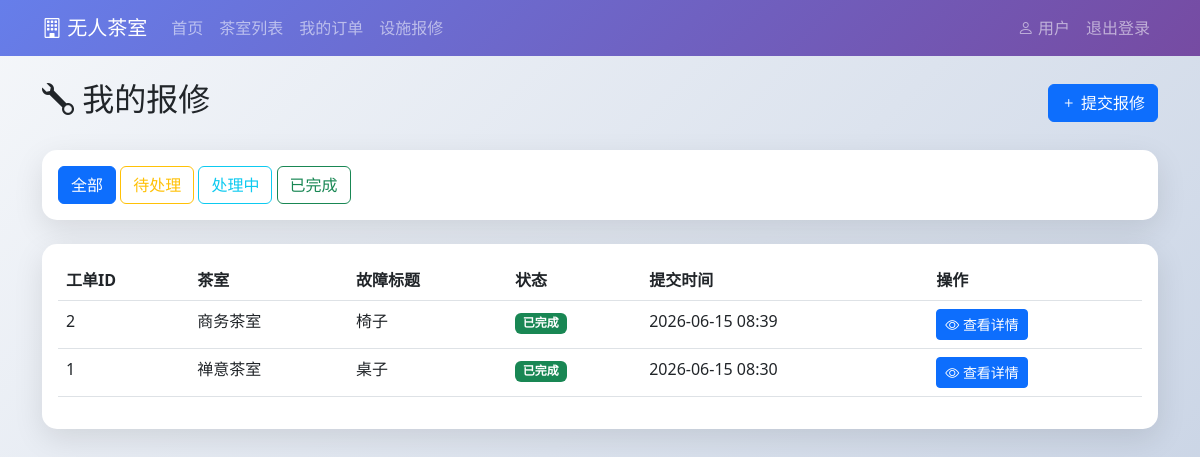
The page /user/repairs (signed in) on the database its author committed.
### models.py (models this page shows, shortened)
class Room(db.Model):
    __tablename__ = 'rooms'
    id = db.Column(db.Integer, primary_key=True)
    name = db.Column(db.String(100), nullable=False)
    description = db.Column(db.Text)
    capacity = db.Column(db.Integer, default=4)
    price_per_hour = db.Column(db.Float, nullable=False)
    image_url = db.Column(db.String(255))
    facilities = db.Column(db.Text)
    status = db.Column(db.String(20), default='available')
    floor = db.Column(db.Integer, default=1)
    created_at = db.Column(db.DateTime, default=datetime.utcnow)
    orders = db.relationship('Order', backref='room', lazy=True, cascade='all, delete-orphan')
    bookings = db.relationship('Booking', backref='room', lazy=True, cascade='all, delete-orphan')

class Repair(db.Model):
    __tablename__ = 'repairs'
    id = db.Column(db.Integer, primary_key=True)
    user_id = db.Column(db.Integer, db.ForeignKey('users.id'), nullable=False)
    room_id = db.Column(db.Integer, db.ForeignKey('rooms.id'), nullable=False)
    order_id = db.Column(db.Integer, db.ForeignKey('orders.id'))
    title = db.Column(db.String(50), nullable=False)
    description = db.Column(db.Text, nullable=False)
    images = db.Column(db.String(500))
    status = db.Column(db.String(20), default='pending')  # pending/processing/completed/closed
    priority = db.Column(db.String(10), default='normal')  # low/normal/high
    handler_remark = db.Column(db.Text)
    created_at = db.Column(db.DateTime, default=datetime.utcnow)
    updated_at = db.Column(db.DateTime, default=datetime.utcnow, onupdate=datetime.utcnow)
    user = db.relationship('User', backref='repairs', lazy=True)
    room = db.relationship('Room', backref='repairs', lazy=True)
    order = db.relationship('Order', backref='repairs', lazy=True)

### routes/user.py (the view)
@user_bp.route('/user/repairs')
@user_required
def repair_list():
    from models import Repair
    page = request.args.get('page', 1, type=int)
    status = request.args.get('status')
    query = Repair.query.filter_by(user_id=session['user_id'])
    if status and status in ['pending', 'processing', 'completed', 'closed']:
        query = query.filter_by(status=status)
    pagination = query.order_by(Repair.created_at.desc()).paginate(
        page=page, per_page=10, error_out=False
    )
    repairs_data = []
    for repair in pagination.items:
        repair_dict = {
            'id': repair.id,
            'room_id': repair.room_id,
            'title': repair.title,
            'status': repair.status,
            'priority': repair.priority,
            'created_at': repair.created_at,
            'updated_at': repair.updated_at
        }
        if repair.room:
            repair_dict['room_name'] = repair.room.name
        repairs_data.append(repair_dict)
    return render_template('user/repair_list.html',
                        repairs=repairs_data,
                        page=page,
                        total_pages=pagination.pages)

### routes/user.py (called while the page is built)
def user_required(f):
    @wraps(f)
    def decorated_function(*args, **kwargs):
        if 'user_id' not in session:
            flash('请先登录', 'error')
            return redirect(url_for('user_frontend.login'))
        return f(*args, **kwargs)
    return decorated_function

### templates/user/repair_list.html (shortened to what this page needs)
<!DOCTYPE html>
<html lang="zh-CN">
<head>
    <link href="https://cdn.jsdelivr.net/npm/bootstrap@5.3.0/dist/css/bootstrap.min.css" rel="stylesheet">
    <link rel="stylesheet" href="https://cdn.jsdelivr.net/npm/bootstrap-icons@1.10.0/font/bootstrap-icons.css">
</head>
<body>
    <nav class="navbar navbar-expand-lg navbar-dark">
        <div class="container">
            <a class="navbar-brand" href="{{ url_for('user_frontend.dashboard') }}">
                <i class="bi bi-building"></i> 无人茶室
            </a>
            <div class="collapse navbar-collapse">
                <ul class="navbar-nav me-auto">
                    <li class="nav-item">
                        <a class="nav-link" href="{{ url_for('user_frontend.dashboard') }}">首页</a>
                    </li>
                    <li class="nav-item">
                        <a class="nav-link" href="{{ url_for('user_frontend.rooms') }}">茶室列表</a>
                    </li>
                    <li class="nav-item">
                        <a class="nav-link" href="{{ url_for('user_frontend.orders') }}">我的订单</a>
                    </li>
                    <li class="nav-item">
                        <a class="nav-link" href="{{ url_for('user_frontend.repair_list') }}">设施报修</a>
                    </li>
                </ul>
                <ul class="navbar-nav">
                    <li class="nav-item">
                        <a class="nav-link" href="{{ url_for('user_frontend.profile') }}">
                            <i class="bi bi-person"></i> {{ session.get('username', '用户') }}
                        </a>
                    </li>
                    <li class="nav-item">
                        <a class="nav-link" href="{{ url_for('user_frontend.logout') }}">退出登录</a>
                    </li>
                </ul>
            </div>
        </div>
    </nav>
    <div class="container mt-4">
        <div class="d-flex justify-content-between align-items-center mb-4">
            <h2><i class="bi bi-wrench"></i> 我的报修</h2>
            <a href="{{ url_for('user_frontend.repair_submit') }}" class="btn btn-primary">
                <i class="bi bi-plus"></i> 提交报修
            </a>
        </div>
        <div class="card mb-4">
            <div class="card-body">
                <div class="flex-wrap gap-2">
                    <a href="{{ url_for('user_frontend.repair_list') }}" class="btn {% if not request.args.get('status') %}btn-primary{% else %}btn-outline-primary{% endif %}">
                        全部
                    </a>
                    <a href="{{ url_for('user_frontend.repair_list', status='pending') }}" class="btn {% if request.args.get('status') == 'pending' %}btn-warning{% else %}btn-outline-warning{% endif %}">
                        待处理
                    </a>
                    <a href="{{ url_for('user_frontend.repair_list', status='processing') }}" class="btn {% if request.args.get('status') == 'processing' %}btn-info{% else %}btn-outline-info{% endif %}">
                        处理中
                    </a>
                    <a href="{{ url_for('user_frontend.repair_list', status='completed') }}" class="btn {% if request.args.get('status') == 'completed' %}btn-success{% else %}btn-outline-success{% endif %}">
                        已完成
                    </a>
                </div>
            </div>
        </div>
        <div class="card">
            <div class="card-body">
                {% if repairs %}
                <div class="table-responsive">
                    <table class="table table-hover">
                        <thead>
                            <tr>
                                <th>工单ID</th>
                                <th>茶室</th>
                                <th>故障标题</th>
                                <th>状态</th>
                                <th>提交时间</th>
                                <th>操作</th>
                            </tr>
                        </thead>
                        <tbody>
                            {% for repair in repairs %}
                            <tr>
                                <td>{{ repair.id }}</td>
                                <td>{{ repair.room_name or '未知' }}</td>
                                <td>{{ repair.title }}</td>
                                <td>
                                    <span class="badge {% if repair.status == 'pending' %}bg-warning{% elif repair.status == 'processing' %}bg-info{% else %}bg-success{% endif %}">
                                        {{ '待处理' if repair.status == 'pending' else '处理中' if repair.status == 'processing' else '已完成' }}
                                    </span>
                                </td>
                                <td>{{ repair.created_at.strftime('%Y-%m-%d %H:%M') if repair.created_at else '' }}</td>
                                <td>
                                    <button class="btn btn-primary btn-sm" onclick="viewRepair({{ repair.id }})">
                                        <i class="bi bi-eye"></i> 查看详情
                                    </button>
                                </td>
                            </tr>
                            {% endfor %}
                        </tbody>
                    </table>
                </div>
                {% else %}
                <div class="text-center py-5">
                    <i class="bi bi-wrench fs-1 text-muted"></i>
                    <p class="mt-3 text-muted">暂无报修记录</p>
                    <a href="{{ url_for('user_frontend.repair_submit') }}" class="btn btn-primary">提交报修</a>
                </div>
                {% endif %}
            </div>
        </div>
    </div>
</body>
</html>

### templates/user/repair_list.html (style rules this page uses)
:root { --primary-color: #667eea; --secondary-color: #764ba2; }
body { background: linear-gradient(135deg, #f5f7fa 0%, #c3cfe2 100%); min-height: 100vh; }
.navbar { background: linear-gradient(135deg, var(--primary-color), var(--secondary-color)); }
.card { border: none; border-radius: 15px; box-shadow: 0 10px 30px rgba(0,0,0,0.1); }

### rows shown on the page
Room: name "商务茶室"
Repair: title "椅子", status "已完成", created_at "2026-06-15 08:39"
Room: name "禅意茶室"
Repair: title "桌子", status "已完成", created_at "2026-06-15 08:30"

### other values the page prints
{{ session.get('username', '用户') }} "用户"
{{ repair.id }} "2" "1"
